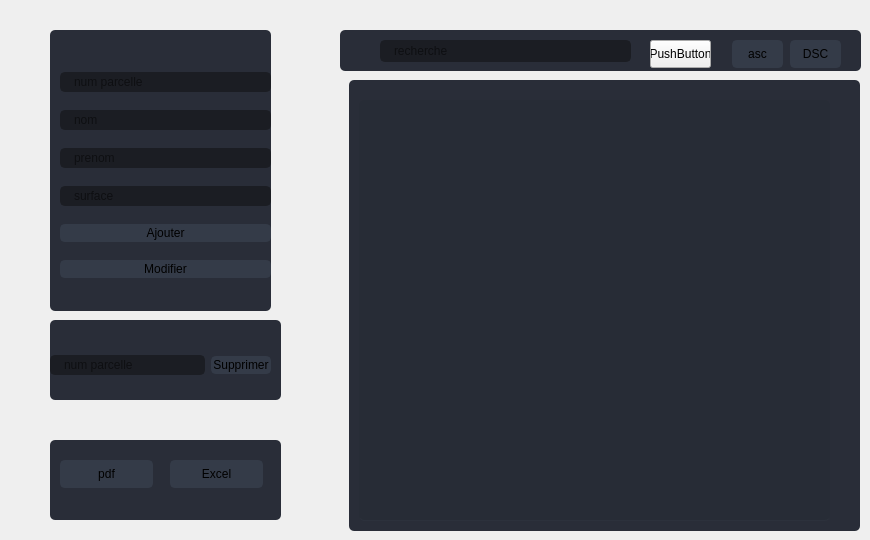
        <widget class="QWidget" name="page_19">
         <widget class="QFrame" name="frame_45">
          <property name="geometry">
           <rect>
            <x>50</x>
            <y>30</y>
            <width>221</width>
            <height>281</height>
           </rect>
          </property>
          <property name="styleSheet">
           <string notr="true">QFrame{
background-color: rgb(41, 45, 56);
border-radius: 5px;
}
QLineEdit {
	background-color: rgb(27, 29, 35);
	border-radius: 5px;
	border: 2px solid rgb(27, 29, 35);
	padding-left: 10px;
}
QLineEdit:hover {
	border: 2px solid rgb(64, 71, 88);
}
QLineEdit:focus {
	border: 2px solid rgb(91, 101, 124);
}
</string>
          </property>
          <property name="frameShape">
           <enum>QFrame::StyledPanel</enum>
          </property>
          <property name="frameShadow">
           <enum>QFrame::Raised</enum>
          </property>
          <widget class="QWidget" name="layoutWidget">
           <property name="geometry">
            <rect>
             <x>10</x>
             <y>30</y>
             <width>211</width>
             <height>231</height>
            </rect>
           </property>
           <layout class="QVBoxLayout" name="verticalLayout_14">
            <item>
             <widget class="QLineEdit" name="numparcelleC">
              <property name="placeholderText">
               <string>num parcelle</string>
              </property>
             </widget>
            </item>
            <item>
             <widget class="QLineEdit" name="nomC">
              <property name="placeholderText">
               <string>nom</string>
              </property>
             </widget>
            </item>
            <item>
             <widget class="QLineEdit" name="prenomC">
              <property name="placeholderText">
               <string>prenom</string>
              </property>
             </widget>
            </item>
            <item>
             <widget class="QLineEdit" name="surfaceC">
              <property name="placeholderText">
               <string>surface</string>
              </property>
             </widget>
            </item>
            <item>
             <widget class="QPushButton" name="AjouterC">
              <property name="styleSheet">
               <string notr="true">QPushButton {
	border: 2px solid rgb(52, 59, 72);
	border-radius: 5px;	
	background-color: rgb(52, 59, 72);
}
QPushButton:hover {
	background-color: rgb(57, 65, 80);
	border: 2px solid rgb(61, 70, 86);
}
QPushButton:pressed {	
	background-color: rgb(35, 40, 49);
	border: 2px solid rgb(43, 50, 61);
}</string>
              </property>
              <property name="text">
               <string>Ajouter</string>
              </property>
             </widget>
            </item>
            <item>
             <widget class="QPushButton" name="modifierC">
              <property name="styleSheet">
               <string notr="true">QPushButton {
	border: 2px solid rgb(52, 59, 72);
	border-radius: 5px;	
	background-color: rgb(52, 59, 72);
}
QPushButton:hover {
	background-color: rgb(57, 65, 80);
	border: 2px solid rgb(61, 70, 86);
}
QPushButton:pressed {	
	background-color: rgb(35, 40, 49);
	border: 2px solid rgb(43, 50, 61);
}</string>
              </property>
              <property name="text">
               <string>Modifier</string>
              </property>
             </widget>
            </item>
           </layout>
          </widget>
         </widget>
         <widget class="QFrame" name="frame_47">
          <property name="geometry">
           <rect>
            <x>50</x>
            <y>320</y>
            <width>231</width>
            <height>80</height>
           </rect>
          </property>
          <property name="styleSheet">
           <string notr="true">QFrame{
background-color: rgb(41, 45, 56);
border-radius: 5px;
}
QLineEdit {
	background-color: rgb(27, 29, 35);
	border-radius: 5px;
	border: 2px solid rgb(27, 29, 35);
	padding-left: 10px;
}
QLineEdit:hover {
	border: 2px solid rgb(64, 71, 88);
}
QLineEdit:focus {
	border: 2px solid rgb(91, 101, 124);
}
</string>
          </property>
          <property name="frameShape">
           <enum>QFrame::StyledPanel</enum>
          </property>
          <property name="frameShadow">
           <enum>QFrame::Raised</enum>
          </property>
          <widget class="QWidget" name="layoutWidget">
           <property name="geometry">
            <rect>
             <x>0</x>
             <y>30</y>
             <width>221</width>
             <height>30</height>
            </rect>
           </property>
           <layout class="QHBoxLayout" name="horizontalLayout_5">
            <item>
             <widget class="QLineEdit" name="supp_numPC">
              <property name="placeholderText">
               <string>num parcelle</string>
              </property>
             </widget>
            </item>
            <item>
             <widget class="QPushButton" name="supprimerC">
              <property name="styleSheet">
               <string notr="true">QPushButton {
	border: 2px solid rgb(52, 59, 72);
	border-radius: 5px;	
	background-color: rgb(52, 59, 72);
}
QPushButton:hover {
	background-color: rgb(57, 65, 80);
	border: 2px solid rgb(61, 70, 86);
}
QPushButton:pressed {	
	background-color: rgb(35, 40, 49);
	border: 2px solid rgb(43, 50, 61);
}</string>
              </property>
              <property name="text">
               <string>Supprimer</string>
              </property>
             </widget>
            </item>
           </layout>
          </widget>
         </widget>
         <widget class="QFrame" name="frame_48">
          <property name="geometry">
           <rect>
            <x>50</x>
            <y>440</y>
            <width>231</width>
            <height>80</height>
           </rect>
          </property>
          <property name="styleSheet">
           <string notr="true">QFrame{
background-color: rgb(41, 45, 56);
border-radius: 5px;
}
QLineEdit {
	background-color: rgb(27, 29, 35);
	border-radius: 5px;
	border: 2px solid rgb(27, 29, 35);
	padding-left: 10px;
}
QLineEdit:hover {
	border: 2px solid rgb(64, 71, 88);
}
QLineEdit:focus {
	border: 2px solid rgb(91, 101, 124);
}
</string>
          </property>
          <property name="frameShape">
           <enum>QFrame::StyledPanel</enum>
          </property>
          <property name="frameShadow">
           <enum>QFrame::Raised</enum>
          </property>
          <widget class="QPushButton" name="pdfC_pb">
           <property name="geometry">
            <rect>
             <x>10</x>
             <y>20</y>
             <width>93</width>
             <height>28</height>
            </rect>
           </property>
           <property name="styleSheet">
            <string notr="true">QPushButton {
	border: 2px solid rgb(52, 59, 72);
	border-radius: 5px;	
	background-color: rgb(52, 59, 72);
}
QPushButton:hover {
	background-color: rgb(57, 65, 80);
	border: 2px solid rgb(61, 70, 86);
}
QPushButton:pressed {	
	background-color: rgb(35, 40, 49);
	border: 2px solid rgb(43, 50, 61);
}</string>
           </property>
           <property name="text">
            <string>pdf</string>
           </property>
          </widget>
          <widget class="QPushButton" name="pushButton_31">
           <property name="geometry">
            <rect>
             <x>120</x>
             <y>20</y>
             <width>93</width>
             <height>28</height>
            </rect>
           </property>
           <property name="styleSheet">
            <string notr="true">QPushButton {
	border: 2px solid rgb(52, 59, 72);
	border-radius: 5px;	
	background-color: rgb(52, 59, 72);
}
QPushButton:hover {
	background-color: rgb(57, 65, 80);
	border: 2px solid rgb(61, 70, 86);
}
QPushButton:pressed {	
	background-color: rgb(35, 40, 49);
	border: 2px solid rgb(43, 50, 61);
}</string>
           </property>
           <property name="text">
            <string>Excel</string>
           </property>
          </widget>
         </widget>
         <widget class="QFrame" name="frame_49">
          <property name="geometry">
           <rect>
            <x>340</x>
            <y>30</y>
            <width>521</width>
            <height>41</height>
           </rect>
          </property>
          <property name="styleSheet">
           <string notr="true">QFrame{
background-color: rgb(41, 45, 56);
border-radius: 5px;
}
QLineEdit {
	background-color: rgb(27, 29, 35);
	border-radius: 5px;
	border: 2px solid rgb(27, 29, 35);
	padding-left: 10px;
}
QLineEdit:hover {
	border: 2px solid rgb(64, 71, 88);
}
QLineEdit:focus {
	border: 2px solid rgb(91, 101, 124);
}
</string>
          </property>
          <property name="frameShape">
           <enum>QFrame::StyledPanel</enum>
          </property>
          <property name="frameShadow">
           <enum>QFrame::Raised</enum>
          </property>
          <widget class="QLineEdit" name="rechercheC">
           <property name="geometry">
            <rect>
             <x>40</x>
             <y>10</y>
             <width>251</width>
             <height>22</height>
            </rect>
           </property>
           <property name="placeholderText">
            <string>recherche</string>
           </property>
          </widget>
          <widget class="QPushButton" name="pushButton_32">
           <property name="geometry">
            <rect>
             <x>392</x>
             <y>10</y>
             <width>51</width>
             <height>28</height>
            </rect>
           </property>
           <property name="styleSheet">
            <string notr="true">QPushButton {
	border: 2px solid rgb(52, 59, 72);
	border-radius: 5px;	
	background-color: rgb(52, 59, 72);
}
QPushButton:hover {
	background-color: rgb(57, 65, 80);
	border: 2px solid rgb(61, 70, 86);
}
QPushButton:pressed {	
	background-color: rgb(35, 40, 49);
	border: 2px solid rgb(43, 50, 61);
}</string>
           </property>
           <property name="text">
            <string>asc</string>
           </property>
          </widget>
          <widget class="QPushButton" name="pushButton_33">
           <property name="geometry">
            <rect>
             <x>450</x>
             <y>10</y>
             <width>51</width>
             <height>28</height>
            </rect>
           </property>
           <property name="styleSheet">
            <string notr="true">QPushButton {
	border: 2px solid rgb(52, 59, 72);
	border-radius: 5px;	
	background-color: rgb(52, 59, 72);
}
QPushButton:hover {
	background-color: rgb(57, 65, 80);
	border: 2px solid rgb(61, 70, 86);
}
QPushButton:pressed {	
	background-color: rgb(35, 40, 49);
	border: 2px solid rgb(43, 50, 61);
}</string>
           </property>
           <property name="text">
            <string>DSC</string>
           </property>
          </widget>
          <widget class="QPushButton" name="searchingAgain">
           <property name="geometry">
            <rect>
             <x>310</x>
             <y>10</y>
             <width>61</width>
             <height>28</height>
            </rect>
           </property>
           <property name="text">
            <string>PushButton</string>
           </property>
          </widget>
         </widget>
         <widget class="QFrame" name="frame_50">
          <property name="geometry">
           <rect>
            <x>349</x>
            <y>80</y>
            <width>511</width>
            <height>451</height>
           </rect>
          </property>
          <property name="styleSheet">
           <string notr="true">QFrame{
background-color: rgb(41, 45, 56);
border-radius: 5px;
}
QLineEdit {
	background-color: rgb(27, 29, 35);
	border-radius: 5px;
	border: 2px solid rgb(27, 29, 35);
	padding-left: 10px;
}
QLineEdit:hover {
	border: 2px solid rgb(64, 71, 88);
}
QLineEdit:focus {
	border: 2px solid rgb(91, 101, 124);
}
</string>
          </property>
          <property name="frameShape">
           <enum>QFrame::StyledPanel</enum>
          </property>
          <property name="frameShadow">
           <enum>QFrame::Raised</enum>
          </property>
          <widget class="QTableView" name="tabcadastre">
           <property name="geometry">
            <rect>
             <x>10</x>
             <y>20</y>
             <width>471</width>
             <height>421</height>
            </rect>
           </property>
           <property name="styleSheet">
            <string notr="true">QTableView {	
	color:white;
	background-color: rgb(39, 44, 54);
	padding: 10px;
	border-radius: 5px;
	gridline-color: rgb(44, 49, 60);
	border-bottom: 1px solid rgb(44, 49, 60);
}
QTableView::item{
	border-color: rgb(44, 49, 60);
	padding-left: 5px;
	padding-right: 5px;
	gridline-color: rgb(44, 49, 60);
}
QTableView::item:selected{
	background-color: rgb(85, 170, 255);
}
QScrollBar:horizontal {
    border: none;
    background: rgb(52, 59, 72);
    height: 14px;
    margin: 0px 21px 0 21px;
	border-radius: 0px;
}
 QScrollBar:vertical {
	border: none;
    background: rgb(52, 59, 72);
    width: 14px;
    margin: 21px 0 21px 0;
	border-radius: 0px;
 }
/*QHeaderView::section{
	Background-color: rgb(39, 44, 54);
	max-width: 30px;
	border: 1px solid rgb(44, 49, 60);
	border-style: none;
    border-bottom: 1px solid rgb(44, 49, 60);
    border-right: 1px solid rgb(44, 49, 60);
}*/
QTableView::horizontalHeader {	
	background-color: rgb(81, 255, 0);
}
/*QHeaderView::section:horizontal
{
    border: 1px solid rgb(32, 34, 42);
	background-color: rgb(27, 29, 35);
	padding: 3px;
	border-top-left-radius: 7px;
    border-top-right-radius: 7px;
}
QHeaderView::section:vertical
{
    border: 1px solid rgb(44, 49, 60);
}*/
QTableCornerButton::section
{
	background-color: rgb(39, 44, 54);
    color: #fff;

}


QHeaderView::section
{
	border-top: 0px;
	border-bottom: 1px solid gray;
	border-right: 1px solid gray;
	background-color: rgb(39, 44, 54);
    margin-top:1px;
	margin-bottom:1px;
	padding: 5px;

}
QHeaderView::section::horizontal
{
	background-color:rgb(52, 59, 72);

    border-left: 1px solid rgb(39, 44, 54);

}
QHeaderView::section::vertical::first,
QHeaderView::section::vertical::only-one
{
    border-top: 1px solid rgb(39, 44, 54);

}


QHeaderView::section::vertical
{
   background-color:rgb(52, 59, 72);
    border-top: 1px solid rgb(39, 44, 54);

}


QHeaderView::section::horizontal::first,
QHeaderView::section::horizontal::only-one
{
    border-left: 1px solid rgb(39, 44, 54);

}


QHeaderView::section::horizontal
{
	background-color:rgb(52, 59, 72);

    border-left: 1px solid rgb(39, 44, 54);

}

</string>
           </property>
          </widget>
         </widget>
        </widget>
